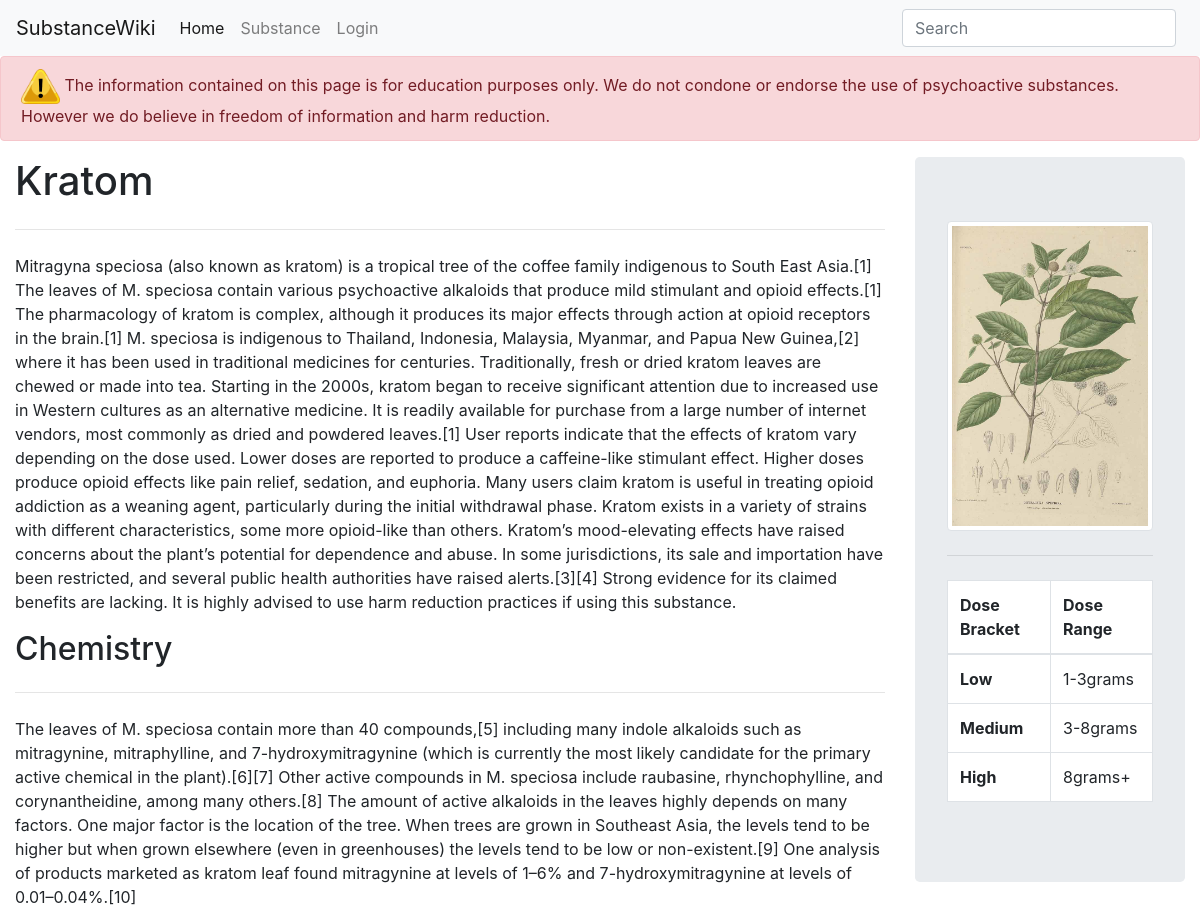
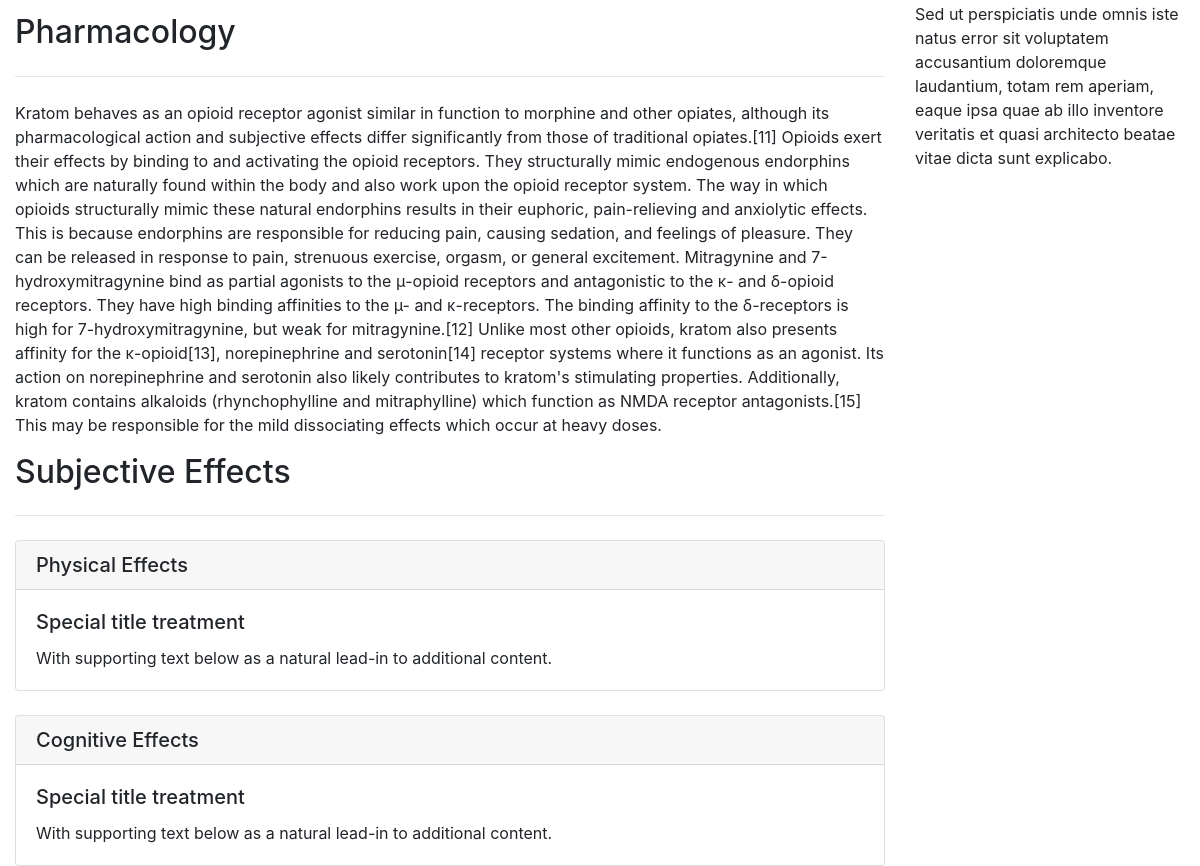
/substance.php?substance=Kratom, run on the app's committed database (2 pictures, top to bottom).
### tables this page shows
CREATE TABLE `substances` (
  `SubstanceID` int(11) NOT NULL,
  `ClassID` int(11) NOT NULL,
  `SubstanceName` text NOT NULL,
  `SubstanceDescription` text NOT NULL,
  `SubstancePharm` text NOT NULL,
  `SubstanceChemistry` text NOT NULL,
  `LowDoseRange` text NOT NULL,
  `MediumDoseRange` text NOT NULL,
  `HighDoseRange` text NOT NULL,
  `StructureImageName` text NOT NULL,
  `PhysicalEffects` varchar(100) DEFAULT NULL,
  `CognitiveEffects` varchar(100) DEFAULT NULL
);

### html/substance.php (the view, shortened to what this page needs)
<!doctype html>
<html lang="en">
<head>
    <link rel="stylesheet" href="https://stackpath.bootstrapcdn.com/bootstrap/4.1.3/css/bootstrap.min.css">
    <link rel="stylesheet" type="text/css" href="styles/styles.css"/>
</head>
<body>
<?php include('connection.php');?>
<nav class="navbar navbar-expand-lg navbar-light bg-light">
    <a class="navbar-brand" href="#">SubstanceWiki</a>
    <div class="collapse navbar-collapse navmenu" id="navbarTogglerDemo02">
        <ul class="navbar-nav mr-auto mt-2 mt-lg-0">
            <li class="nav-item active">
                <a class="nav-link" href="index.php">Home<span class="sr-only">(current)</span></a>
            </li>
            <li class="nav-item">
                <a class="nav-link" href="substance.php">Substance</a>
            </li>
            <li class="nav-item">
                <a class="nav-link" href="login.php">Login</a>
            </li>
        </ul>
        <div class="wrapper">
            <div class="div1"><form class="form-inline my-2 my-lg-0">
                <input class="form-control mr-sm-2" onkeyup="showResult(this.value)" type="search" placeholder="Search">
            </form></div>
        </div>
    </div>
</nav>
<?php
$substance = "\"".$_GET['substance']."\"";
$sql = "SELECT * FROM substances WHERE SubstanceName=" . $substance;
$result = $conn->query($sql);
if ($result->num_rows > 0) {
    while($row = $result->fetch_assoc()) {
        $name = $row["SubstanceName"];
        $desc = $row["SubstanceDescription"];
        $pharm = $row["SubstancePharm"];
        $chem = $row["SubstanceChemistry"];
        $lowdose = $row["LowDoseRange"];
        $middose = $row["MediumDoseRange"];
        $highdose = $row["HighDoseRange"];
        $img = $row["StructureImageName"];
    }
} else {
    echo "0 results";
}
?>
<div id="content">
    <div class="alert alert-danger endorsementAlert" role="alert">
        <img src="img/warning.png" style="object-fit: cover; height: 35px;">
        <span>The information contained on this page is for education purposes only. We do not condone or endorse the use of psychoactive substances.
            However we do believe in freedom of information and harm reduction.</span>
    </div>
    <div class="container-fluid">
        <div class="row">
            <div class="col-lg-9">
                <h1><?php echo $name?></h1>
                <hr class="my-4"/>
                <p><?php echo $desc;?></p>
                <h2>Chemistry</h2>
                <hr class="my-4"/>
                <p><?php echo $chem?></p>
                <h2>Pharmacology</h2>
                <hr class="my-4"/>
                <p><?php echo $pharm ?></p>
                <h2>Subjective Effects</h2>
                <hr class="my-4"/>
                <div class="card">
                    <h5 class="card-header">Physical Effects</h5>
                    <div class="card-body">
                        <h5 class="card-title">Special title treatment</h5>
                        <p class="card-text">With supporting text below as a natural lead-in to additional content.</p>
                    </div>
                </div>
                <br>
                <div class="card">
                    <h5 class="card-header">Cognitive Effects</h5>
                    <div class="card-body">
                        <h5 class="card-title">Special title treatment</h5>
                        <p class="card-text">With supporting text below as a natural lead-in to additional content.</p>
                    </div>
                </div>
            </div>
            <div class="col-lg-3">
                <div class="jumbotron">
                    <img class="img-thumbnail" style="width: 100%" src="<?php echo "img/".$img?>" >
                    <hr class="my-4">
                    <table class="table table-bordered" style="background: white;">
                        <thead>
                        <tr>
                            <th scope="col">Dose Bracket</th>
                            <th scope="col">Dose Range</th>
                        </tr>
                        </thead>
                        <tbody>
                        <tr>
                            <th scope="row">Low</th>
                            <td><?php echo $lowdose?></td>
                        </tr>
                        <tr>
                            <th scope="row">Medium</th>
                            <td><?php echo $middose?></td>
                        </tr>
                        <tr>
                            <th scope="row">High</th>
                            <td><?php echo $highdose?></td>
                        </tr>
                        </tbody>
                    </table>
                </div>
                Sed ut perspiciatis unde omnis iste natus error sit voluptatem accusantium doloremque laudantium, totam rem aperiam, eaque ipsa quae ab illo inventore veritatis et quasi architecto beatae vitae dicta sunt explicabo.
            </div>
        </div>
    </div>
</div>
</body>
</html>

### html/styles/styles.css (style rules this page uses)
.div1 { margin: 0px auto; }
.endorsementAlert { z-index: 1; }

### data on the page
substances: SubstanceName "Kratom", SubstanceDescription "Mitragyna speciosa (also known as kratom) is a tropical tree of the coffee family indigenous to South East Asia.[1] The leaves of M. speciosa contain various psychoactive alkaloids that produce mild stimulant and opioid effects.[1] The pharmacology of kratom is complex, although it produces its major effects through action at opioid receptors in the brain.[1] M. speciosa is indigenous to Thailand, Indonesia, Malaysia, Myanmar, and Papua New Guinea,[2] where it has been used in traditional medicines for centuries. Traditionally, fresh or dried kratom leaves are chewed or made into tea. Starting in the 2000s, kratom began to receive significant attention due to increased use in Western…", SubstanceChemistry "The leaves of M. speciosa contain more than 40 compounds,[5] including many indole alkaloids such as mitragynine, mitraphylline, and 7-hydroxymitragynine (which is currently the most likely candidate for the primary active chemical in the plant).[6][7] Other active compounds in M. speciosa include raubasine, rhynchophylline, and corynantheidine, among many others.[8] The amount of active alkaloids in the leaves highly depends on many factors. One major factor is the location of the tree. When trees are grown in Southeast Asia, the levels tend to be higher but when grown elsewhere (even in greenhouses) the levels tend to be low or non-existent.[9] One analysis of products marketed as kratom…", SubstancePharm "Kratom behaves as an opioid receptor agonist similar in function to morphine and other opiates, although its pharmacological action and subjective effects differ significantly from those of traditional opiates.[11] Opioids exert their effects by binding to and activating the opioid receptors. They structurally mimic endogenous endorphins which are naturally found within the body and also work upon the opioid receptor system. The way in which opioids structurally mimic these natural endorphins results in their euphoric, pain-relieving and anxiolytic effects. This is because endorphins are responsible for reducing pain, causing sedation, and feelings of pleasure. They can be released in…", StructureImageName (picture), LowDoseRange "1-3grams", MediumDoseRange "3-8grams", HighDoseRange "8grams+"
